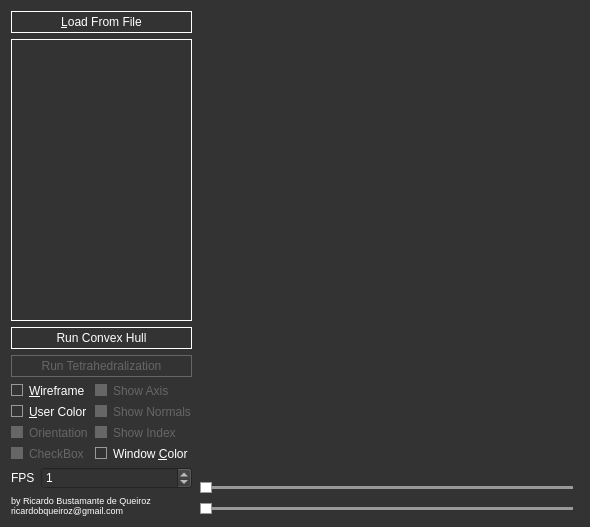
<?xml version="1.0" encoding="UTF-8"?>
<ui version="4.0">
 <class>MainWindow</class>
 <widget class="QMainWindow" name="MainWindow">
  <property name="geometry">
   <rect>
    <x>0</x>
    <y>0</y>
    <width>590</width>
    <height>527</height>
   </rect>
  </property>
  <property name="windowTitle">
   <string>GC::Viewer</string>
  </property>
  <property name="styleSheet">
   <string notr="true">/* ===QWidget=== */

QWidget{
	background-color: rgb(51, 51, 51);
/*	background-color: #000;*/
	color: #fff;
}

QWidget::disabled{
	color: #666;
}

/* ===QSlider=== */
QSlider::groove:horizontal {
	background: #999;
	position: absolute; /* absolutely position 4px from the left and right of the widget. setting margins on the widget should work too... */
	top: 6px;bottom: 6px;
	left: 6px; right: 6px;
 }

 QSlider::handle:horizontal {
	height: 10px;
	width: 10px;
    background: #fff;
	border: 1px solid #999;
	margin:  -4px; /* expand outside the groove */
 }

QSlider::handle::hover:horizontal{
	border: 1px solid #fff;
}

/* ===QGroupBox=== */
QGroupBox{
	border: 2px solid white;
	padding: 0px;
	margin: 5px;
}

QGroupBox::title{
	subcontrol-origin: margin;
	subcontrol-position: top center;
}

/* ===QCheckBox=== */
QCheckBox::indicator{
	border: 1px solid #999;
	width: 10px;
	height: 10px;
}

QCheckBox::indicator::hover{
	border: 1px solid #fff;
}

QCheckBox::indicator::disabled{
	border: 1px solid #666;
	background-color: #666;
}

QCheckBox::indicator::checked{
	background-color: #fff;
}

QCheckBox::indicator::unchecked{
}

/* ===QComboBox=== */
QComboBox{
	border: 1px solid white;
}

QComboBox::drop-down{
	border: none;
}

QComboBox::down-arrow{
	border-image: url(:/resources/arrow.png);
}

/* ===QPushButton=== */
QPushButton{
	border:1px solid white;
	width: 20px;
	height: 20px;
}

QPushButton:hover{
	background-color: #999
}

QPushButton::disabled{
	border:1px solid #666;
	color: #666;
	width: 20px;
	height: 20px;
}

/* ===QListWidget=== */
QListWidget{
	border: 1px solid white;
}

QListWidget::item{
	border: 1px solid none;
}

QListWidget::item:hover{
	border: 1px solid white;
}

QListWidget::item:selected{
	border: 1px dashed #999;
}

QListWidget::item:active{
	border: 1px solid rgb(51, 51, 51);
}

QListWidget::item::!active{
}

/* ===QScrollBar=== */</string>
  </property>
  <widget class="QWidget" name="centralWidget">
   <layout class="QHBoxLayout" name="horizontalLayout" stretch="1,10">
    <item>
     <layout class="QVBoxLayout" name="verticalLayout">
      <item>
       <widget class="QPushButton" name="load_button">
        <property name="text">
         <string>&amp;Load From File</string>
        </property>
       </widget>
      </item>
      <item>
       <widget class="QListWidget" name="listWidget"/>
      </item>
      <item>
       <widget class="QPushButton" name="run_convexhull_button">
        <property name="text">
         <string>Run Convex Hull</string>
        </property>
       </widget>
      </item>
      <item>
       <widget class="QPushButton" name="run_tetrahedralization_button">
        <property name="enabled">
         <bool>false</bool>
        </property>
        <property name="text">
         <string>Run Tetrahedralization</string>
        </property>
       </widget>
      </item>
      <item>
       <layout class="QGridLayout" name="gridLayout">
        <item row="2" column="1">
         <widget class="QCheckBox" name="checkBox_4">
          <property name="enabled">
           <bool>false</bool>
          </property>
          <property name="text">
           <string>Show Index</string>
          </property>
         </widget>
        </item>
        <item row="1" column="0">
         <widget class="QCheckBox" name="user_color_check">
          <property name="text">
           <string>&amp;User Color</string>
          </property>
         </widget>
        </item>
        <item row="0" column="0">
         <widget class="QCheckBox" name="wireframe_checkBox">
          <property name="text">
           <string>&amp;Wireframe</string>
          </property>
         </widget>
        </item>
        <item row="0" column="1">
         <widget class="QCheckBox" name="checkBox_2">
          <property name="enabled">
           <bool>false</bool>
          </property>
          <property name="text">
           <string>Show Axis</string>
          </property>
         </widget>
        </item>
        <item row="1" column="1">
         <widget class="QCheckBox" name="checkBox_3">
          <property name="enabled">
           <bool>false</bool>
          </property>
          <property name="text">
           <string>Show Normals</string>
          </property>
         </widget>
        </item>
        <item row="2" column="0">
         <widget class="QCheckBox" name="checkBox">
          <property name="enabled">
           <bool>false</bool>
          </property>
          <property name="text">
           <string>Orientation</string>
          </property>
         </widget>
        </item>
        <item row="3" column="0">
         <widget class="QCheckBox" name="checkBox_5">
          <property name="enabled">
           <bool>false</bool>
          </property>
          <property name="text">
           <string>CheckBox</string>
          </property>
         </widget>
        </item>
        <item row="3" column="1">
         <widget class="QCheckBox" name="color_button">
          <property name="text">
           <string>Window &amp;Color</string>
          </property>
          <property name="checkable">
           <bool>false</bool>
          </property>
         </widget>
        </item>
       </layout>
      </item>
      <item>
       <layout class="QFormLayout" name="formLayout">
        <item row="0" column="0">
         <widget class="QLabel" name="label_2">
          <property name="text">
           <string>FPS</string>
          </property>
         </widget>
        </item>
        <item row="0" column="1">
         <widget class="QSpinBox" name="fps_spin">
          <property name="maximum">
           <number>60</number>
          </property>
          <property name="value">
           <number>1</number>
          </property>
         </widget>
        </item>
       </layout>
      </item>
      <item>
       <widget class="QLabel" name="label">
        <property name="styleSheet">
         <string notr="true">font: 7pt;</string>
        </property>
        <property name="text">
         <string>by Ricardo Bustamante de Queiroz
ricardobqueiroz@gmail.com</string>
        </property>
       </widget>
      </item>
     </layout>
    </item>
    <item>
     <layout class="QVBoxLayout" name="verticalLayout_2">
      <item>
       <widget class="GLWidget" name="glwidget" native="true">
        <property name="sizePolicy">
         <sizepolicy hsizetype="Expanding" vsizetype="Expanding">
          <horstretch>0</horstretch>
          <verstretch>0</verstretch>
         </sizepolicy>
        </property>
        <property name="minimumSize">
         <size>
          <width>100</width>
          <height>100</height>
         </size>
        </property>
       </widget>
      </item>
      <item>
       <widget class="QSlider" name="spread_slider">
        <property name="maximum">
         <number>100</number>
        </property>
        <property name="orientation">
         <enum>Qt::Horizontal</enum>
        </property>
       </widget>
      </item>
      <item>
       <widget class="QSlider" name="shrink_slider">
        <property name="maximum">
         <number>100</number>
        </property>
        <property name="orientation">
         <enum>Qt::Horizontal</enum>
        </property>
       </widget>
      </item>
     </layout>
    </item>
   </layout>
  </widget>
 </widget>
 <layoutdefault spacing="6" margin="11"/>
 <customwidgets>
  <customwidget>
   <class>GLWidget</class>
   <extends>QWidget</extends>
   <header>interface/glwidget.h</header>
   <container>1</container>
  </customwidget>
 </customwidgets>
 <resources/>
 <connections/>
</ui>
